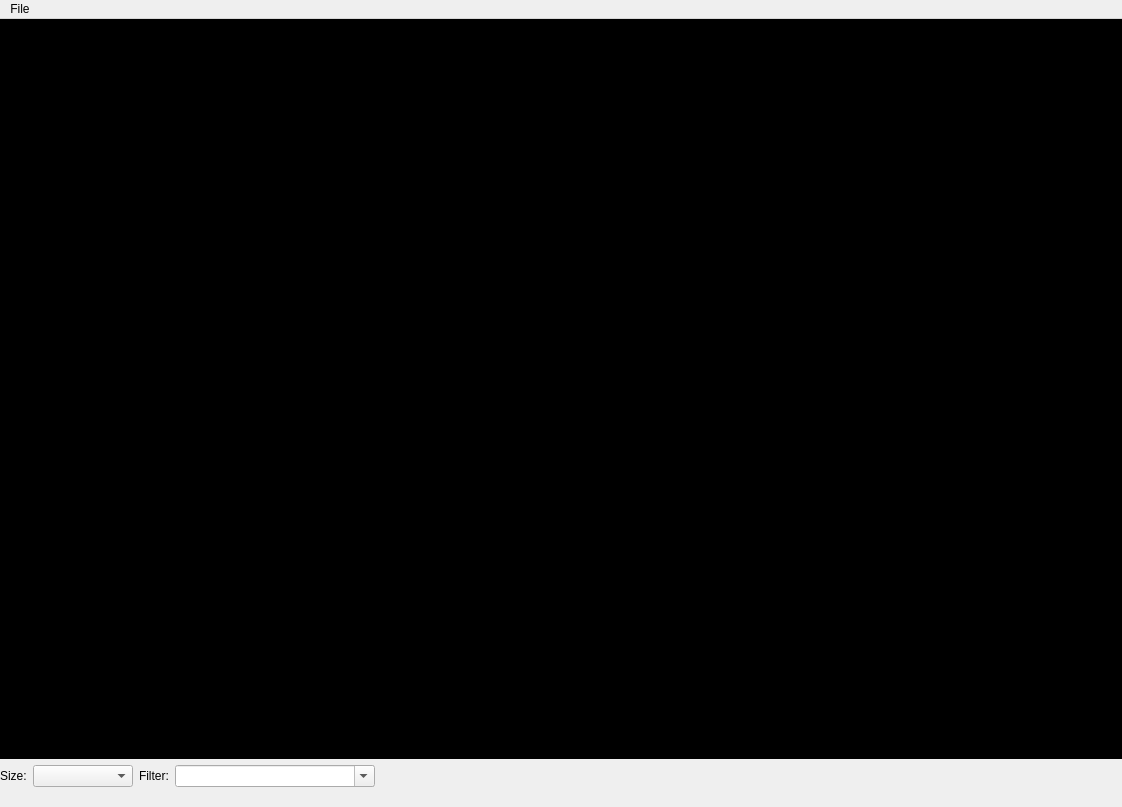
<?xml version="1.0" encoding="UTF-8"?>
<ui version="4.0">
 <class>WadMainWindow</class>
 <widget class="QMainWindow" name="WadMainWindow">
  <property name="geometry">
   <rect>
    <x>0</x>
    <y>0</y>
    <width>1122</width>
    <height>807</height>
   </rect>
  </property>
  <property name="windowTitle">
   <string>Wad Viewer</string>
  </property>
  <widget class="QWidget" name="centralwidget">
   <layout class="QVBoxLayout" name="verticalLayout">
    <property name="leftMargin">
     <number>0</number>
    </property>
    <property name="topMargin">
     <number>0</number>
    </property>
    <property name="rightMargin">
     <number>0</number>
    </property>
    <property name="bottomMargin">
     <number>0</number>
    </property>
    <item>
     <widget class="QListWidget" name="WadEntryList">
      <property name="font">
       <font>
        <family>Courier New</family>
        <pointsize>7</pointsize>
        <weight>75</weight>
        <bold>true</bold>
       </font>
      </property>
      <property name="styleSheet">
       <string notr="true">QListWidget { background-color: black; color: white; border: none; }</string>
      </property>
      <property name="movement">
       <enum>QListView::Static</enum>
      </property>
      <property name="resizeMode">
       <enum>QListView::Adjust</enum>
      </property>
      <property name="layoutMode">
       <enum>QListView::Batched</enum>
      </property>
      <property name="viewMode">
       <enum>QListView::IconMode</enum>
      </property>
      <property name="itemAlignment">
       <set>Qt::AlignLeading</set>
      </property>
     </widget>
    </item>
    <item>
     <layout class="QGridLayout" name="gridLayout">
      <item row="0" column="1">
       <widget class="QComboBox" name="Size">
        <property name="sizePolicy">
         <sizepolicy hsizetype="Fixed" vsizetype="Fixed">
          <horstretch>0</horstretch>
          <verstretch>0</verstretch>
         </sizepolicy>
        </property>
        <property name="minimumSize">
         <size>
          <width>100</width>
          <height>0</height>
         </size>
        </property>
        <property name="maximumSize">
         <size>
          <width>100</width>
          <height>16777215</height>
         </size>
        </property>
       </widget>
      </item>
      <item row="0" column="0">
       <widget class="QLabel" name="label">
        <property name="sizePolicy">
         <sizepolicy hsizetype="Fixed" vsizetype="Preferred">
          <horstretch>0</horstretch>
          <verstretch>0</verstretch>
         </sizepolicy>
        </property>
        <property name="text">
         <string>Size:</string>
        </property>
       </widget>
      </item>
      <item row="0" column="2">
       <widget class="QLabel" name="label_2">
        <property name="sizePolicy">
         <sizepolicy hsizetype="Fixed" vsizetype="Preferred">
          <horstretch>0</horstretch>
          <verstretch>0</verstretch>
         </sizepolicy>
        </property>
        <property name="text">
         <string>Filter:</string>
        </property>
       </widget>
      </item>
      <item row="1" column="4">
       <widget class="QLabel" name="TextureDimensions">
        <property name="text">
         <string/>
        </property>
       </widget>
      </item>
      <item row="0" column="4">
       <widget class="QLabel" name="TextureName">
        <property name="text">
         <string/>
        </property>
       </widget>
      </item>
      <item row="0" column="3">
       <widget class="QComboBox" name="Filter">
        <property name="sizePolicy">
         <sizepolicy hsizetype="Fixed" vsizetype="Fixed">
          <horstretch>0</horstretch>
          <verstretch>0</verstretch>
         </sizepolicy>
        </property>
        <property name="minimumSize">
         <size>
          <width>200</width>
          <height>0</height>
         </size>
        </property>
        <property name="maximumSize">
         <size>
          <width>200</width>
          <height>16777215</height>
         </size>
        </property>
        <property name="editable">
         <bool>true</bool>
        </property>
        <property name="insertPolicy">
         <enum>QComboBox::InsertAtTop</enum>
        </property>
       </widget>
      </item>
     </layout>
    </item>
   </layout>
  </widget>
  <widget class="QMenuBar" name="menuBar">
   <property name="geometry">
    <rect>
     <x>0</x>
     <y>0</y>
     <width>1122</width>
     <height>20</height>
    </rect>
   </property>
   <widget class="QMenu" name="menuFile">
    <property name="title">
     <string>File</string>
    </property>
    <addaction name="ActionOpen"/>
   </widget>
   <addaction name="menuFile"/>
  </widget>
  <action name="ActionOpen">
   <property name="text">
    <string>Open</string>
   </property>
  </action>
 </widget>
 <resources/>
 <connections/>
</ui>
